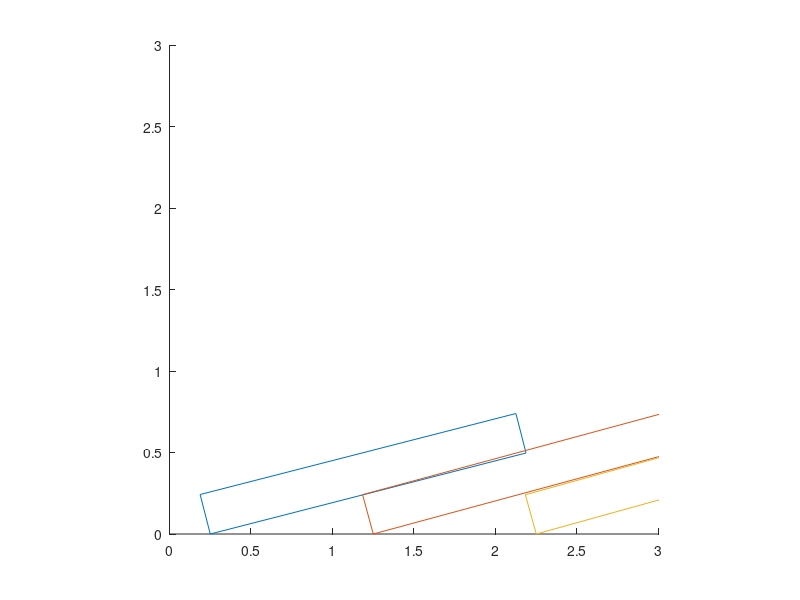

This chart was generated by the following MATLAB code:
clear
close all
clc

hieght = 2;
width = .25;
spacing = 1;

decreasingconstant = 1.5;

collision1 = acosd((spacing-width)/hieght);
collision2 = collision1 - asind(spacing*sind(collision1)/hieght);
chanesratio = collision1/collision2;
figure('units','normalized','outerposition',[0 0 1 1])
hold on
h = plot([0  width width  0  0], [0  0  hieght  hieght  0]);
i = plot([spacing*1  width+spacing*1 width+spacing*1  spacing*1  spacing*1], [0  0  hieght  hieght  0]);
j = plot([spacing*2  width+spacing*2 width+spacing*2  spacing*2  spacing*2], [0  0  hieght  hieght  0]);
k = plot([spacing*3  width+spacing*3 width+spacing*3  spacing*3  spacing*3], [0  0  hieght  hieght  0]);
l = plot([spacing*4  width+spacing*4 width+spacing*4  spacing*4  spacing*4], [0  0  hieght  hieght  0]);
m = plot([spacing*5  width+spacing*5 width+spacing*5  spacing*5  spacing*5], [0  0  hieght  hieght  0]);
axis([0  3  0  3])

axis equal


maxdominoes = 10;
increment = -.5;
startingincrement = increment;

theta1now = 90;
theta2previous = 90;
theta2now = 90;
theta3previous = 90;
theta3now = 90;
theta4previous = 90;
theta4now = 90;
theta5now = 90;
theta5previous = 90;
theta6now = 90;
theta6previous = 90;

while theta1now >= asind(width/spacing)
    if theta1now >= 0
        rotate(h, [0 0 1], increment,[width,0,0])
        
    end    
    
    if theta1now <= collision1
        theta2previous =     theta1now               + asind((spacing-width/sind(theta2previous))*sind(theta1now)/sqrt(hieght^2 + (spacing-width/sind(theta2previous))^2 -2*hieght*(spacing-width/sind(theta2previous))*cosd(theta1now)));
        theta2now = (theta1now+increment)  + asind((spacing-width/sind(theta2now))*sind((theta1now+increment))/sqrt(hieght^2 + (spacing-width/sind(theta2now))^2 -2*hieght*(spacing-width/sind(theta2now))*cosd((theta1now+increment))));
        theta2delta = theta2now - theta2previous;
        rotate(i, [0 0 1], theta2delta,[width+spacing*1,0,0])
    end
        
    if theta2previous <= collision1
        theta3previous =     theta2previous               + asind((spacing-width/sind(theta3previous))*sind(theta2previous)/sqrt(hieght^2 + (spacing-width/sind(theta3previous))^2 -2*hieght*(spacing-width/sind(theta3previous))*cosd(theta2previous)));
        theta3now = (theta2previous+theta2delta)  + asind((spacing-width/sind(theta3now))*sind((theta2previous+theta2delta))/sqrt(hieght^2 + (spacing-width/sind(theta3now))^2 -2*hieght*(spacing-width/sind(theta3now))*cosd((theta2previous+theta2delta))));
        theta3delta = theta3now - theta3previous;
        rotate(j, [0 0 1], theta3delta  ,[width+spacing*2,0,0])
    end
    
    if theta3previous <= collision1
        theta4previous =     theta3previous               + asind((spacing-width/sind(theta4previous))*sind(theta3previous)/sqrt(hieght^2 + (spacing-width/sind(theta4previous))^2 -2*hieght*(spacing-width/sind(theta4previous))*cosd(theta3previous)));
        theta4now = (theta3previous+theta3delta)  + asind((spacing-width/sind(theta4now))*sind((theta3previous+theta3delta))/sqrt(hieght^2 + (spacing-width/sind(theta4now))^2 -2*hieght*(spacing-width/sind(theta4now))*cosd((theta3previous+theta3delta))));
        theta4delta = theta4now - theta4previous;
        rotate(k, [0 0 1], theta4delta  ,[width+spacing*3,0,0])
    end
    
    if theta4previous <= collision1
        theta5previous =     theta4previous               + asind((spacing-width/sind(theta5previous))*sind(theta4previous)/sqrt(hieght^2 + (spacing-width/sind(theta5previous))^2 -2*hieght*(spacing-width/sind(theta5previous))*cosd(theta4previous)));
        theta5now = (theta4previous+theta4delta)  + asind((spacing-width/sind(theta5now))*sind((theta4previous+theta4delta))/sqrt(hieght^2 + (spacing-width/sind(theta5now))^2 -2*hieght*(spacing-width/sind(theta5now))*cosd((theta4previous+theta4delta))));
        theta5delta = theta5now - theta5previous;
        rotate(l, [0 0 1], theta5delta  ,[width+spacing*4,0,0])
    end
    
    if theta5previous <= collision1
        theta6previous =     theta5previous               + asind((spacing-width/sind(theta6previous))*sind(theta5previous)/sqrt(hieght^2 + (spacing-width/sind(theta6previous))^2 -2*hieght*(spacing-width/sind(theta6previous))*cosd(theta5previous)));
        theta6now = (theta5previous+theta5delta)  + asind((spacing-width/sind(theta6now))*sind((theta5previous+theta5delta))/sqrt(hieght^2 + (spacing-width/sind(theta6now))^2 -2*hieght*(spacing-width/sind(theta6now))*cosd((theta5previous+theta5delta))));
        theta6delta = theta6now - theta6previous;
        rotate(m, [0 0 1], theta6delta  ,[width+spacing*5,0,0])
    end
    
    theta1now = theta1now+increment;
    
    drawnow
    
    if theta1now <= collision1
        increment = startingincrement/decreasingconstant;
    end
    if theta1now <= collision1/pi
        increment = startingincrement/decreasingconstant/decreasingconstant;
    end
    if theta1now <= collision1/pi/pi
        increment = startingincrement/decreasingconstant/decreasingconstant/decreasingconstant;
    end
    if theta1now <= collision1/pi/pi/pi
        increment = startingincrement/decreasingconstant/decreasingconstant/decreasingconstant/decreasingconstant;
    end
    if theta1now <= collision1/pi/pi/pi/pi
        increment = startingincrement/decreasingconstant/decreasingconstant/decreasingconstant/decreasingconstant/decreasingconstant;
    end
end